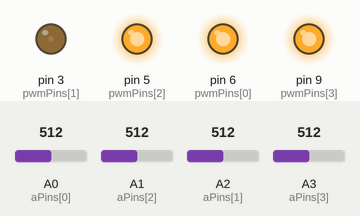
Recording of a sketch running on a simulated Arduino Uno, built with avr-gcc and run on an emulated ATmega328P. Parts: output pins drawn as LEDs (lit = HIGH). Inputs (shaded band) come from the test bench; at power-on: A1 (aPins[2]) = 512, A2 (aPins[1]) = 512, A3 (aPins[3]) = 512, A0 (aPins[0]) = 512.

Above: at 2.7 s.
2.8 s: A1 (aPins[2]) set to 992
At 4.3 s:
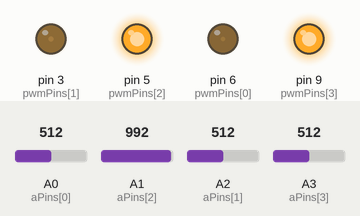
4.9 s: A2 (aPins[1]) set to 992
At 6.6 s:
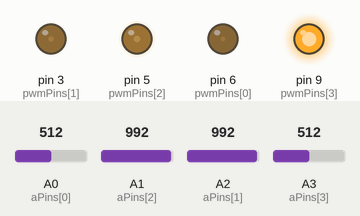
7.0 s: A3 (aPins[3]) set to 880
8.5 s: A3 (aPins[3]) set to 902
At 9.0 s:
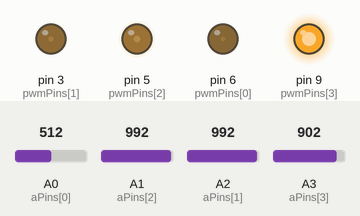
10.1 s: A1 (aPins[2]) set to 716
At 11.2 s:
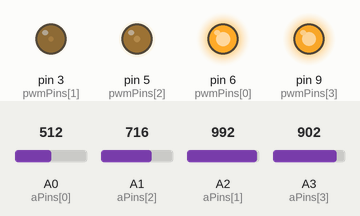
12.4 s: A2 (aPins[1]) set to 716
At 12.57 s:
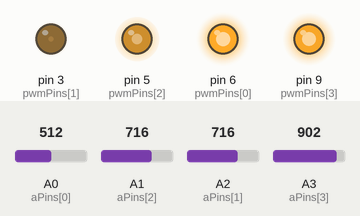
Timing chart, 0 to 15.4 s (numbered marks = the images above; inputs shaded):
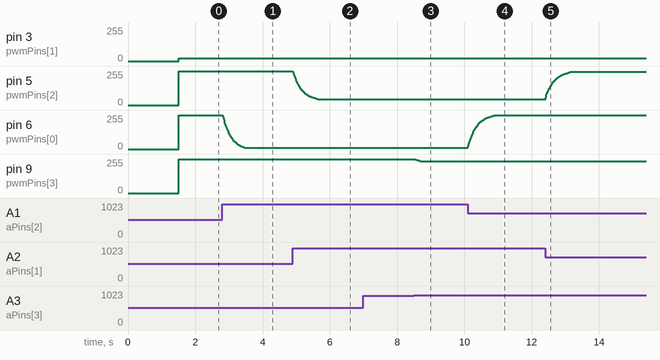

Measured:
- after the input at 2.8 s, pin 6 (pwmPins[0]): moves from 255/255 to 10/255 over 0.68 s, starting at once
- after the input at 4.9 s, pin 5 (pwmPins[2]): moves from 255/255 to 45/255 over 0.74 s, starting at once
- after the input at 7.0 s, every drawn part: stays the same
- after the input at 8.5 s, pin 9 (pwmPins[3]): moves from 255/255 to 240/255 over 0.17 s, starting at once
- after the input at 10.1 s, pin 6 (pwmPins[0]): moves from 10/255 to 255/255 over 0.82 s, starting at once
- after the input at 12.4 s, pin 5 (pwmPins[2]): moves from 45/255 to 249/255 over 0.75 s, starting at once

The sketch:

mzr_rybarna.ino
```cpp
const int pinNumber = 4;

// analog inputs
const int aPins[] = {
  A0, A2, A1, A3
};

// initial analog inputs values
int aVals[] = {
  1024, 1024, 1024, 1024, 1024
};


// pin nubers for pwm LEd signal
const int pwmPins[] = {
  6, 3, 5, 9
};
// 6 - stul rybarna
// 3 - global
// 5 - lednice 1
// 9 - lednice 2

// pwm values to be writen as outputs
int pwmVals[] = {
  0, 0, 0, 0
};

// scaling of sensors
int a0Scale[] = {40, 1010, 10};
int a1Scale[] = {20, 920, 10};
int a2Scale[] = {800, 970, 10};
int a3Scale[] = {600, 970, 10};

// smoothing constants
const int smoothFactor = 200;


// lowpass filter coefficient
const float smoothSamples = 20.0;


int sensMax = 0;
int sensMin = 1024;

// smoothed buffers
float smoothed0 = 0.0;
float smoothed1 = 0.0;
float smoothed2 = 0.0;
float smoothed3 = 0.0;


int f = 0;

void setup() {
  Serial.println("hello this is rybarna arduino");
  delay(1000);
  Serial.println("setting pwm outputs");
  for (int i = 0; i < 5; i++) {
    Serial.print("pin ");
    Serial.print(i);
    Serial.print(" setup:");
    pinMode(pwmPins[i], OUTPUT);
    analogWrite(pwmPins[i], pwmVals[i]);
    Serial.println(" ok");
    delay(100);
  }
}

void loop() {
  // put your main code here, to run repeatedly:
  //f++;

  readAnalogPins();

  for (int i = 0; i < pinNumber; i++) {

    switch (i) {
      case 0:

        //pwmVals[i] = constrain(smooth(255 - valCorrection(aVals[i], a0Scale[0], a0Scale[1], a0Scale[2]), smoothBuff0),10,255);
        //pwmVals[i] = smooth(255 - valCorrection(aVals[i], a0Scale[0], a0Scale[1], a0Scale[2]), smoothBuff0);
        pwmVals[i] = smooth(valCorrection(aVals[1], a0Scale[0], a0Scale[1], a0Scale[2]), pwmVals[i], smoothSamples);

        break;
      case 1:
        //pwmVals[i] = constrain(smooth(255 - valCorrection(aVals[i], a1Scale[0], a1Scale[1], a1Scale[2]), smoothBuff1),10,255);
        //pwmVals[i] = smooth(255 - valCorrection(aVals[i], a1Scale[0], a1Scale[1], a1Scale[2]), smoothBuff1);
        //pwmVals[i] = smooth(valCorrection(min(min(aVals[1], aVals[2]), aVals[3]), a1Scale[0], a1Scale[1], a1Scale[2]), pwmVals[i], smoothSamples);
        break;
      case 2:
        //pwmVals[i] = constrain(smooth(255 - valCorrection(aVals[i], a2Scale[0], a2Scale[1], a2Scale[2]), smoothBuff2),10,255);
        pwmVals[i] = smooth(valCorrection(aVals[i], a2Scale[0], a2Scale[1], a2Scale[2]), pwmVals[i], smoothSamples);
        break;
      case 3:
        //pwmVals[i] = constrain(smooth(255 - valCorrection(aVals[i], a3Scale[0], a3Scale[1], a3Scale[2]), smoothBuff3),10,255);
        pwmVals[i] = smooth(valCorrection(aVals[i], a3Scale[0], a3Scale[1], a3Scale[2]), pwmVals[i], smoothSamples);
        break;
    }

    //    int as = smooth(aVals[i],
    //Serial.print(aVals[i]);
    //Serial.print(" | ");
    //Serial.print(" | ");
    //Serial.print(valCorrection(aVals[i],a0Scale[0],a0Scale[1],a0Scale[2]));

    //Serial.print(" | ");
  }

  writePwms();
//  if(millis()%1000<500){
//    analogWrite(pwmPins[2],255);
//  }else{
//    analogWrite(pwmPins[2],0);
//  }


  //sensMax = max(sensMax, aVals[1]);
  //  sensMin = smooth(aVals[3],sensMin,100.0);
  //
  //  Serial.println("");
  //  Serial.print(sensMax);
  //  Serial.print(" | ");
  //  Serial.print(sensMin);

  Serial.println("");
  for (int i = 0; i < pinNumber; i++) {
    Serial.print(pwmVals[i]);
    Serial.print(" | ");
  }
  Serial.print(" +++++ ");
  for (int i = 0; i < pinNumber; i++) {
    Serial.print(aVals[i]);
    Serial.print(" | ");
  }

//  Serial.println("");
//  for (int i = 0; i < smoothFactor; i++) {
//    Serial.print(smoothBuff0[i]);
//    Serial.print(" ");
//  }
  delay(10);
}

void readAnalogPins() {
  for (int i = 0; i < pinNumber; i++) {
    aVals[i] = analogRead(aPins[i]);
  }
}
//
//void inputProcessing(){
//
//}

void writePwms() {
  for (int i = 0; i < pinNumber; i++) {
    switch (i) {
      case (0):
        analogWrite(pwmPins[2], constrain(255 - map(pwmVals[0],0,230,0,255),10,255));
        break;
      case (1):
        analogWrite(pwmPins[1], constrain(min(min(pwmVals[0],pwmVals[2]),pwmVals[3]),20,255 ));//pwmVals[1]);
        break;
      case (2):
        //analogWrite(pwmPins[2], 255 - pwmVals[2]);
        analogWrite(pwmPins[0],constrain(255-map(pwmVals[2],0,236,0,255),10,255));
        break;
      case (3):
        analogWrite(pwmPins[3], constrain(255 - map(pwmVals[3],0,236,0,255),10,255)); // lednice
        break;
    }
  }
}

int valCorrection(int in, int minim, int maxim, int curve) {
  //  int out = (int)(pow((map(constrain(in,minim,maxim),minim,maxim,0,255)/255),curve)*255);
  int out = constrain(in, minim, maxim);
  out = map(out, minim, maxim, 0, 255);
  out = (int)(pow(out / 255.0, curve) * 255);
  return out;
}

float floatConstrain(float num, float mini, float maxi) {
  if (num <= mini) {
    return mini;
  };
  if (num >= maxi) {
    return maxi;
  };
  if (num > mini && num < maxi) {
    return num;
  };
}

float smooth(int input, int buff, float samples) {
  return (buff + ((input - buff) / samples));
}
```
